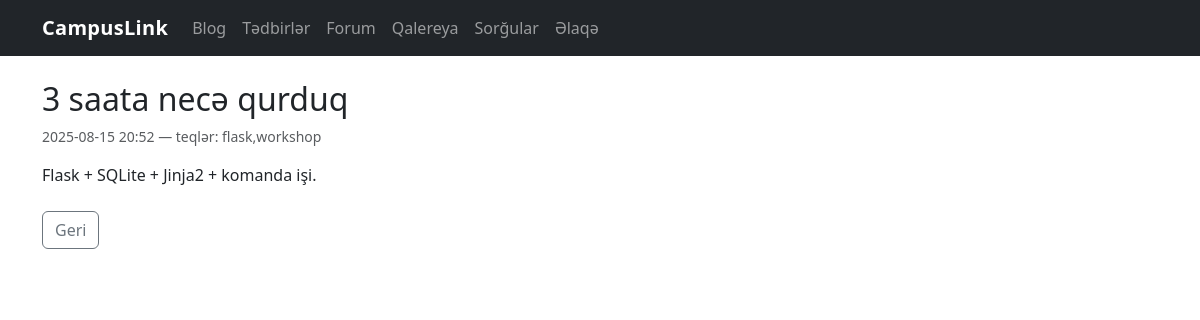
Screenshot of /blog/id/2 with the database file from the repository.
### tables this page shows
CREATE TABLE blog_posts (
            id INTEGER PRIMARY KEY AUTOINCREMENT,
            title TEXT NOT NULL,
            content TEXT NOT NULL,
            tags TEXT,
            created_at TEXT NOT NULL,
            is_published INTEGER NOT NULL DEFAULT 1,
            slug TEXT UNIQUE
        );

### blog.py (the view)
@bp.route("/id/<int:post_id>")
def show_post_by_id(post_id: int):
    db = get_db()
    post = db.execute("SELECT * FROM blog_posts WHERE id=?", (post_id,)).fetchone()
    if post is None:
        return render_template("404.html"), 404
    return render_template("blog/detail.html", post=post)

### database.py (called while the page is built)
def get_db():
    if "db" not in g:
        g.db = sqlite3.connect(DB_PATH)
        g.db.row_factory = sqlite3.Row
    return g.db

### polls.py (called while the page is built)
@bp.before_app_request
def ensure_session():
    return None

### templates/blog/detail.html (shortened to what this page needs)
{% extends "base.html" %}
{% block content %}
  <h2>{{ post["title"] }}</h2>
  <div class="text-muted small mb-3">{{ post["created_at"] }} — teqlər: {{ post["tags"] or "—" }}</div>
  <p style="white-space: pre-wrap;">{{ post["content"] }}</p>
  <a href="{{ url_for('blog.list_posts') }}" class="btn btn-outline-secondary mt-2">Geri</a>
{% endblock %}

### static/style.css (style rules this page uses)
body { font-family: system-ui, -apple-system, "Segoe UI", Roboto, Ubuntu, "Helvetica Neue", Arial, "Noto Sans", "Apple Color Emoji", "Segoe UI Emoji"; }

### rows the page displays
blog_posts: title "3 saata necə qurduq", created_at "2025-08-15 20:52", tags "flask,workshop", content "Flask + SQLite + Jinja2 + komanda işi."
